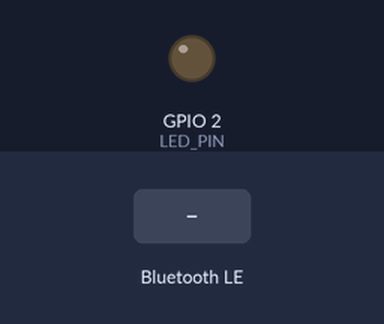
Bench run of a program on a simulated ESP32. Parts: output pins drawn as LEDs (lit = HIGH). Inputs (shaded band) come from the test bench. Nothing arrives over Bluetooth unless stated; a phone connects over Bluetooth LE 3 s after start; what the program prints to the serial monitor is not drawn.

Above: at 1.2 s.
1.3 s: Bluetooth LE write "ON" received
At 2.2 s:
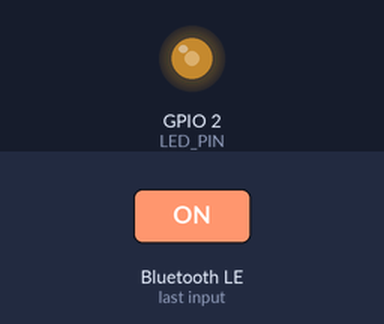
2.8 s: Bluetooth LE write "OFF" received
At 3.3 s:
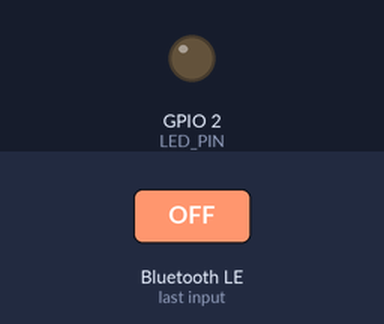
Timing chart, 0 to 5.8 s (numbered marks = the images above; inputs shaded):
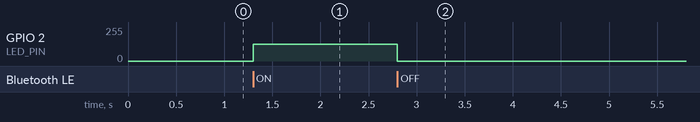

Measured:
- after the input at 1.3 s, GPIO 2 (LED_PIN): 0/255 → 127/255 at once
- after the input at 2.8 s, GPIO 2 (LED_PIN): 127/255 → 0/255 at once

The program:

main.cpp
```cpp
#include <Arduino.h>
#include <NimBLEDevice.h>

// LED 핀 설정
const int LED_PIN = 2;  // ESP32 내장 LED
const int PWM_CHANNEL = 0;  // PWM 채널
const int PWM_FREQ = 5000;  // PWM 주파수
const int PWM_RESOLUTION = 8;  // PWM 해상도 (8비트: 0-255)

// LED 상태 변수
bool isLedOn = false;
int currentBrightness = 50;  // 기본 밝기 50%

// BLE 서비스 및 특성 UUID
#define SERVICE_UUID        "4fafc201-1fb5-459e-8fcc-c5c9c331914b"
#define CHARACTERISTIC_UUID "beb5483e-36e1-4688-b7f5-ea07361b26a8"

NimBLECharacteristic* pCharacteristic = nullptr;

// BLE 서버 클래스
class MyBLEServerCallbacks: public NimBLEServerCallbacks {
    void onConnect(NimBLEServer* pServer) {
        Serial.println("클라이언트 연결됨");
        // 연결 직후 현재 상태 전송
        if (pCharacteristic != nullptr) {
            char statusMsg[20];
            snprintf(statusMsg, sizeof(statusMsg), "STATUS:%d:%d", isLedOn ? 1 : 0, currentBrightness);
            pCharacteristic->setValue((uint8_t*)statusMsg, strlen(statusMsg));
            pCharacteristic->notify();
            Serial.printf("초기 상태 전송: LED=%s, 밝기=%d%%\n", isLedOn ? "ON" : "OFF", currentBrightness);
        }
    }

    void onDisconnect(NimBLEServer* pServer) {
        Serial.println("클라이언트 연결 해제됨");
    }
};

// BLE 특성 콜백 클래스
class MyCharacteristicCallbacks: public NimBLECharacteristicCallbacks {
    void onWrite(NimBLECharacteristic *pCharacteristic) {
        std::string value = pCharacteristic->getValue();
        if (value.length() > 0) {
            Serial.print("수신된 값: ");
            Serial.println(value.c_str());

            // LED 제어
            if (value == "ON") {
                isLedOn = true;
                ledcWrite(PWM_CHANNEL, map(currentBrightness, 0, 100, 0, 255));
                Serial.printf("LED 켜짐 (밝기: %d%%)\n", currentBrightness);
                sendStatus(pCharacteristic);
            } else if (value == "OFF") {
                isLedOn = false;
                ledcWrite(PWM_CHANNEL, 0);
                Serial.println("LED 꺼짐");
                sendStatus(pCharacteristic);
            } else if (value == "STATUS") {
                sendStatus(pCharacteristic);
            } else if (value.rfind("BRIGHT:", 0) == 0) {
                currentBrightness = atoi(value.substr(7).c_str());
                if (isLedOn) {
                    int pwmValue = map(currentBrightness, 0, 100, 0, 255);
                    ledcWrite(PWM_CHANNEL, pwmValue);
                }
                Serial.printf("밝기 설정: %d%%\n", currentBrightness);
                sendStatus(pCharacteristic);
            }
        }
    }

    void sendStatus(NimBLECharacteristic *pCharacteristic) {
        char statusMsg[20];
        snprintf(statusMsg, sizeof(statusMsg), "STATUS:%d:%d", isLedOn ? 1 : 0, currentBrightness);
        pCharacteristic->setValue((uint8_t*)statusMsg, strlen(statusMsg));
        pCharacteristic->notify();
        Serial.printf("상태 전송: LED=%s, 밝기=%d%%\n", isLedOn ? "ON" : "OFF", currentBrightness);
    }
};

void setup() {
    Serial.begin(115200);
    Serial.println("BLE LED 제어 서버 시작");

    // LED PWM 설정
    ledcSetup(PWM_CHANNEL, PWM_FREQ, PWM_RESOLUTION);
    ledcAttachPin(LED_PIN, PWM_CHANNEL);
    ledcWrite(PWM_CHANNEL, 0);  // LED 초기 상태: 꺼짐

    // BLE 초기화
    NimBLEDevice::init("ESP32_LED");
    NimBLEServer *pServer = NimBLEDevice::createServer();
    pServer->setCallbacks(new MyBLEServerCallbacks());

    // BLE 서비스 생성
    NimBLEService *pService = pServer->createService(SERVICE_UUID);
    pCharacteristic = pService->createCharacteristic(
        CHARACTERISTIC_UUID,
        NIMBLE_PROPERTY::READ |
        NIMBLE_PROPERTY::WRITE |
        NIMBLE_PROPERTY::NOTIFY
    );

    pCharacteristic->setCallbacks(new MyCharacteristicCallbacks());
    pService->start();
    NimBLEAdvertising *pAdvertising = pServer->getAdvertising();
    pAdvertising->start();

    Serial.println("BLE 서버 준비 완료");
}

void loop() {
    delay(2000);
} 
```
